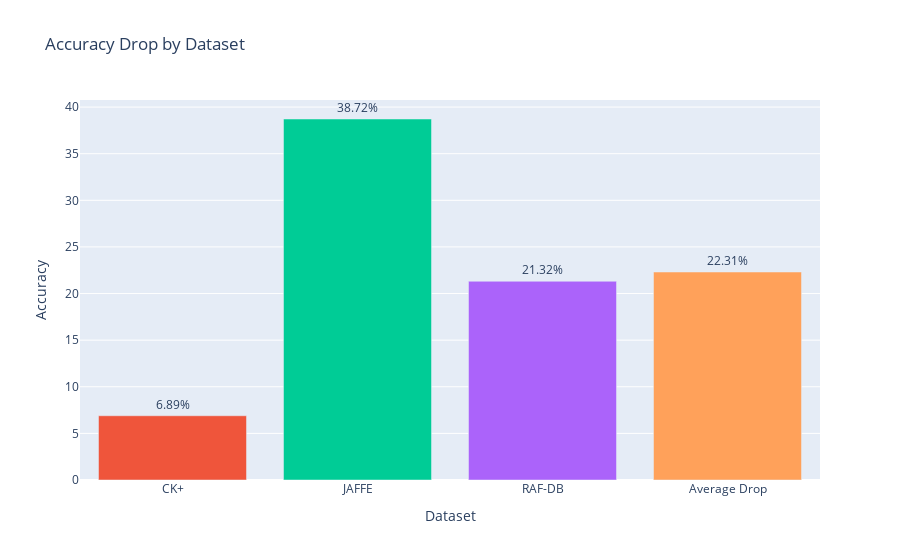

Write notebook code for a chart like this one.
### Code cell
base_acc = 71.25
accs_drop = [(1 - x / base_acc) * 100 for x in accs_100]
accs_drop.append(np.mean(accs_drop[1:]))
bar_names = ['CK+','JAFFE','RAF-DB','Average Drop']
colors = ['#EF553B','#00CC96','#AB63FA','#FFA15A'] 
fig = px.bar(x=bar_names, y=accs_drop[1:], title="Accuracy Drop by Dataset",
            labels = {'x':'Dataset', 'y':'Accuracy'}, text=accs_drop[1:])
fig.update_traces(texttemplate='%{text:.2f}%', textposition='outside')
fig.update_traces(marker_color=colors)
fig.show()

### Figure 1 — Plotly figure (JSON) as saved in the notebook; plotly's stock layout.template omitted (floating-point values rounded to 4 significant figures)
{"data": [{"alignmentgroup": "True", "hovertemplate": "Dataset=%{x}<br>Accuracy=%{y}<br>text=%{text}<extra></extra>", "legendgroup": "", "marker": {"color": ["#EF553B", "#00CC96", "#AB63FA", "#FFA15A"]}, "name": "", "offsetgroup": "", "orientation": "v", "showlegend": false, "text": [6.891, 38.72, 21.32, 22.31], "textposition": "outside", "texttemplate": "%{text:.2f}%", "type": "bar", "x": ["CK+", "JAFFE", "RAF-DB", "Average Drop"], "xaxis": "x", "y": [6.891, 38.72, 21.32, 22.31], "yaxis": "y"}], "layout": {"barmode": "relative", "legend": {"tracegroupgap": 0}, "title": {"text": "Accuracy Drop by Dataset"}, "xaxis": {"anchor": "y", "domain": [0, 1], "title": {"text": "Dataset"}}, "yaxis": {"anchor": "x", "domain": [0, 1], "title": {"text": "Accuracy"}}}}
